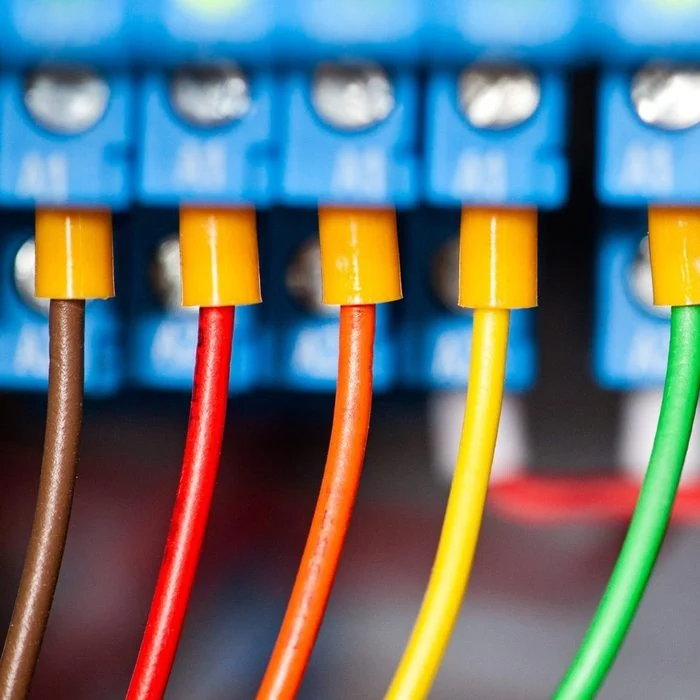
#> input picture mixed.jpg, 700 x 700 px, found by its file name
$ python test4.py
#> lines starting #> are read from the running program, lines starting #| are printed output that depends on the picture; after the words box and inside, x2 and y2 are one past the last pixel; in counts of white or black regions, pixels touching at a corner belong together
import cv2
import numpy as np

# Load the image
image_path = r"C:\Users\shiva\Downloads\measure_object_size\mixed.jpg"
image = cv2.imread(image_path)
#> image is the input picture: shape (700, 700, 3); mean B, G, R 116.1, 114.1, 103.9

# Resize the image (optional)
image = cv2.resize(image, (800, 600))
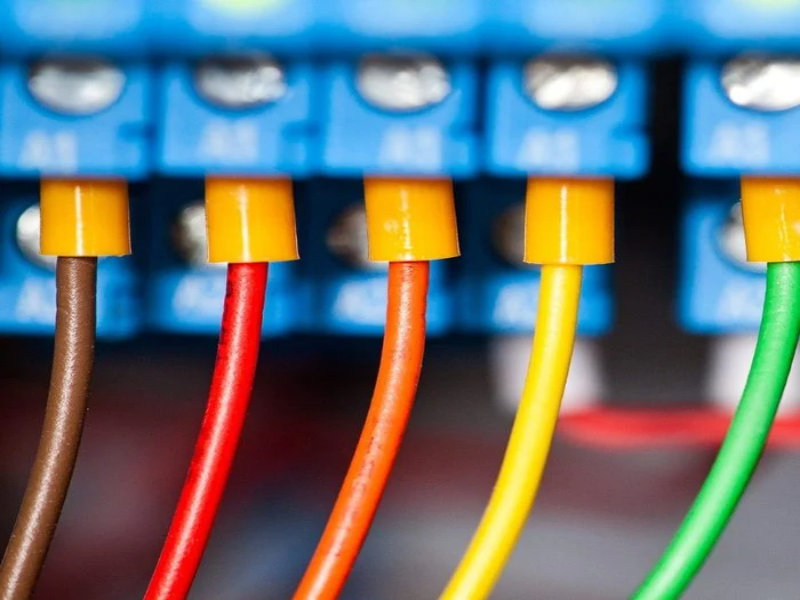
#> image: shape (600, 800, 3); mean B, G, R 116, 114, 103.9

# Convert the image to HSV to apply a color filter
hsv = cv2.cvtColor(image, cv2.COLOR_BGR2HSV)
#> hsv: shape (600, 800, 3); mean H, S, V 97, 149.3, 159.6

# Define the color range for the wire (adjust based on the wire's color)
lower_color = np.array([0, 0, 0])     # Lower bound of the wire color in HSV
upper_color = np.array([180, 255, 50]) # Upper bound of the wire color in HSV

# Create a mask to filter out the wire
mask = cv2.inRange(hsv, lower_color, upper_color)
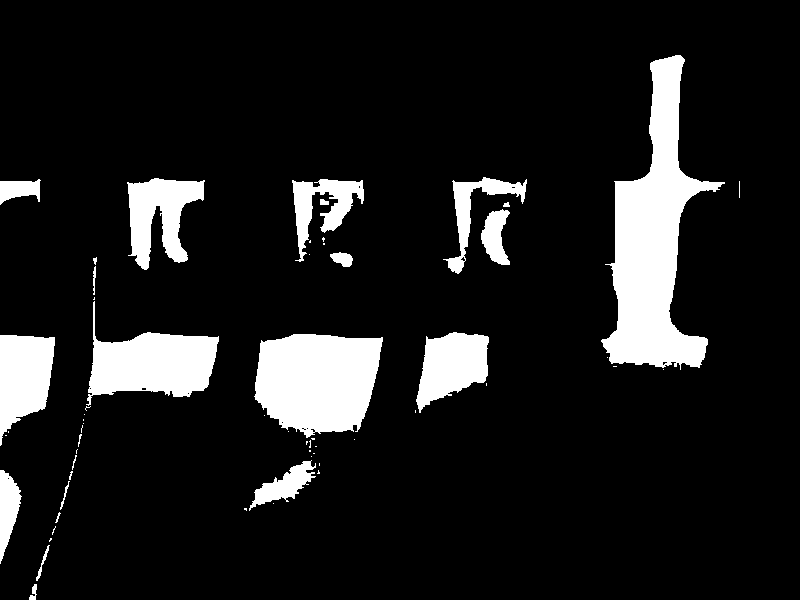
#> mask: shape (600, 800); 11.5% white; 59 white regions (36 under 20 px), largest, box (x1, y1, x2, y2) and area: (601, 55, 725, 370) 16622, (254, 334, 383, 438) 10461, (86, 301, 219, 406) 6879

# Apply some morphological operations to clean up the mask
kernel = np.ones((5, 5), np.uint8)
mask = cv2.morphologyEx(mask, cv2.MORPH_CLOSE, kernel)
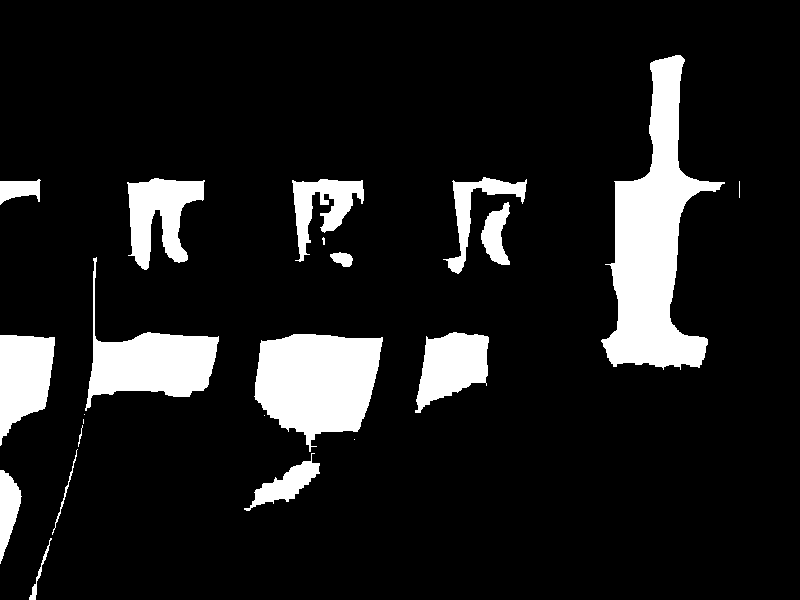
#> mask: shape (600, 800); 11.7% white; 22 white regions (6 under 20 px), largest, box (x1, y1, x2, y2) and area: (601, 55, 725, 370) 16712, (254, 334, 383, 452) 10624, (85, 257, 219, 411) 7057
mask = cv2.morphologyEx(mask, cv2.MORPH_OPEN, kernel)
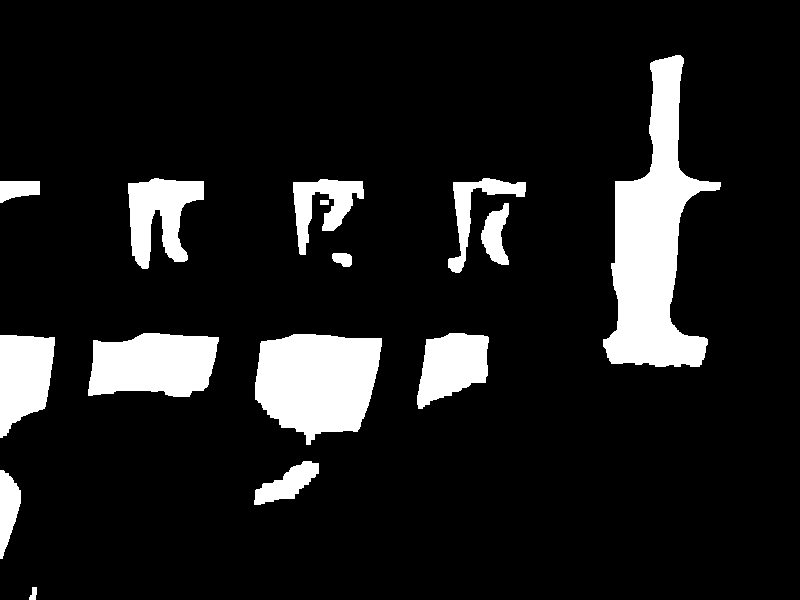
#> mask: shape (600, 800); 11.5% white; 15 white regions

# Find contours from the mask
contours, _ = cv2.findContours(mask, cv2.RETR_EXTERNAL, cv2.CHAIN_APPROX_SIMPLE)
#> contours = 15 contours; largest, box (x1, y1, x2, y2) and area: (603, 55, 721, 367) 16239, (255, 334, 382, 445) 10380, (88, 333, 219, 397) 6628, (0, 335, 55, 438) 4078, (128, 178, 204, 269) 3868

# Initialize a variable to store the wire bounding box
wire_bounding_box = None

# Iterate through each contour to find the wire
for contour in contours:
    # Get the bounding box for each contour
    x, y, w, h = cv2.boundingRect(contour)

    # Define a heuristic to identify the wire based on size and shape
    if w > 100 and h > 20:  # Adjust these values based on the expected size of the wire
        wire_bounding_box = (x, y, w, h)
        # Draw the detected wire
        cv2.rectangle(image, (x, y), (x + w, y + h), (255, 0, 0), 2)
#> this loop made 15 passes
#> (x, y, w, h) on passes 1, 2, 3, 4, 5, 6, 7, 8, 9, 11, 12, 13: (29, 587, 8, 13), (0, 470, 21, 89), (254, 461, 65, 44), (0, 335, 55, 103), (255, 334, 127, 111), (417, 333, 72, 76), (88, 333, 131, 64), (332, 253, 20, 14), (481, 203, 28, 62), (0, 181, 40, 22), (293, 179, 71, 76), (448, 178, 78, 95)
#> (contour, x, y, w, h) on pass 10: ([[320, 200], [320, 204], [328, 204], [328, 200]], 320, 200, 9, 5)
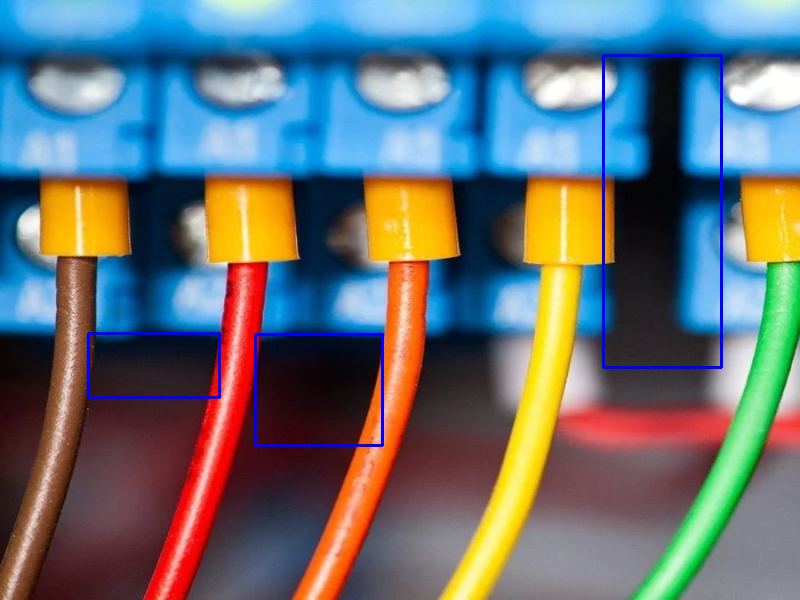
#> image: shape (600, 800, 3); 1.08% of pixels changed, all inside (x1, y1, x2, y2) = (87, 54, 723, 447)

# If the wire is found, check for interruptions (i.e., clips)
if wire_bounding_box:
    wire_x, wire_y, wire_w, wire_h = wire_bounding_box
#> wire_x = 603; wire_y = 55; wire_w = 118; wire_h = 312

    # Finding endpoints of the wire (assuming it's horizontal)
    wire_start_point = (wire_x, wire_y + wire_h // 2)
#> wire_start_point = (603, 211)
    wire_end_point = (wire_x + wire_w, wire_y + wire_h // 2)
#> wire_end_point = (721, 211)

    # Define colors for plastic or metal for detection (adjust as needed)
    # Assuming plastic might be in a different color range
    lower_plastic_color = np.array([0, 50, 50])   # Example range for plastic color
    upper_plastic_color = np.array([10, 255, 255]) # Adjust based on the plastic color

    lower_metal_color = np.array([100, 50, 50])   # Example range for metal color
    upper_metal_color = np.array([130, 255, 255]) # Adjust based on the metal color

    # Function to check if an endpoint is covered
    def check_endpoint_coverage(point):
#> called with point = (603, 211)
        x, y = point
#> x = 603; y = 211
        patch_radius = 10  # Size of the region to analyze
        x_start, y_start = max(x - patch_radius, 0), max(y - patch_radius, 0)
#> x_start = 593; y_start = 201
        x_end, y_end = min(x + patch_radius, image.shape[1]), min(y + patch_radius, image.shape[0])
#> x_end = 613; y_end = 221

        # Extract the patch around the endpoint
        patch = hsv[y_start:y_end, x_start:x_end]
#> patch: shape (20, 20, 3); mean H, S, V 17.9, 249.2, 228.8

        # Check if the patch color falls within the plastic or metal color ranges
        plastic_mask = cv2.inRange(patch, lower_plastic_color, upper_plastic_color)
#> plastic_mask: shape (20, 20); every value is 0
        metal_mask = cv2.inRange(patch, lower_metal_color, upper_metal_color)

        if np.any(plastic_mask):
            return "Plastic"
        elif np.any(metal_mask):
            return "Metal"
        else:
            return "Unknown"

    # Check both endpoints
    start_coverage = check_endpoint_coverage(wire_start_point)
#> start_coverage = 'Unknown'
    end_coverage = check_endpoint_coverage(wire_end_point)
#> in check_endpoint_coverage (call 2), `patch = hsv[y_start:y_end, x_start:x_end]`: patch: shape (20, 20, 3); mean H, S, V 102, 236.8, 144.1
#> in check_endpoint_coverage (call 2), `metal_mask = cv2.inRange(patch, lower_metal_color, upper_metal_color)`: metal_mask: shape (20, 20); every value is 255
#> end_coverage = 'Metal'

    # Draw the result on the image
    if start_coverage != "Unknown":
        cv2.putText(image, f"Start Covered: {start_coverage}", (wire_x, wire_y - 10), cv2.FONT_HERSHEY_SIMPLEX, 0.5, (0, 255, 255), 1)

    if end_coverage != "Unknown":
        cv2.putText(image, f"End Covered: {end_coverage}", (wire_x + wire_w - 100, wire_y - 10), cv2.FONT_HERSHEY_SIMPLEX, 0.5, (0, 255, 255), 1)
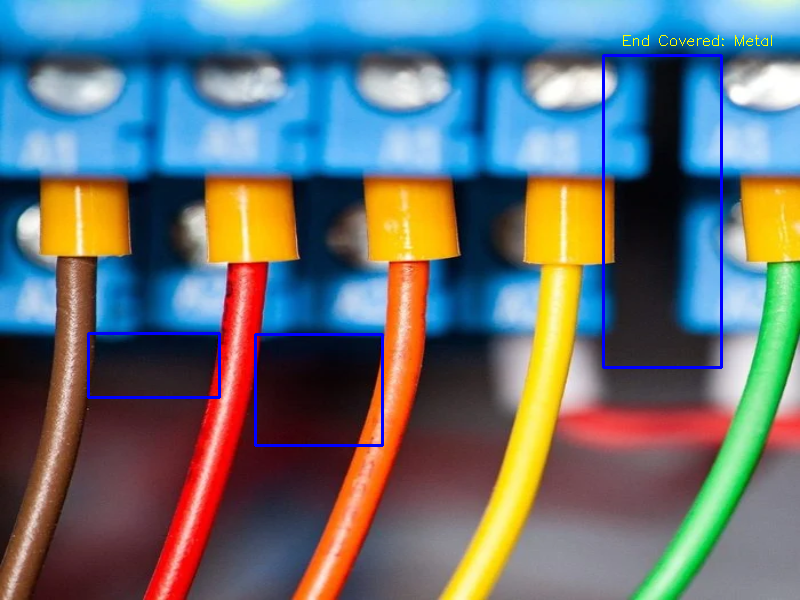
#> image: shape (600, 800, 3); 0.07% of pixels changed, all inside (x1, y1, x2, y2) = (623, 35, 772, 46)

    # Check for clips that overlap the wire
    for contour in contours:
        # Get the bounding box for each contour
        x, y, w, h = cv2.boundingRect(contour)

        # Define a heuristic to filter out clips based on size
        if 20 < w < 100 and 20 < h < 100:  # Adjust these values based on the size of clips
            # Draw a rectangle around the detected clip
            cv2.rectangle(image, (x, y), (x + w, y + h), (0, 255, 0), 2)

            # Check if the clip overlaps with the wire's bounding box
            if (x > wire_x and x < wire_x + wire_w) or (y > wire_y and y < wire_y + wire_h):
                cv2.putText(image, "Wire is clipped", (50, 50), cv2.FONT_HERSHEY_SIMPLEX, 1, (0, 0, 255), 2)
                break
#> this loop made 6 passes
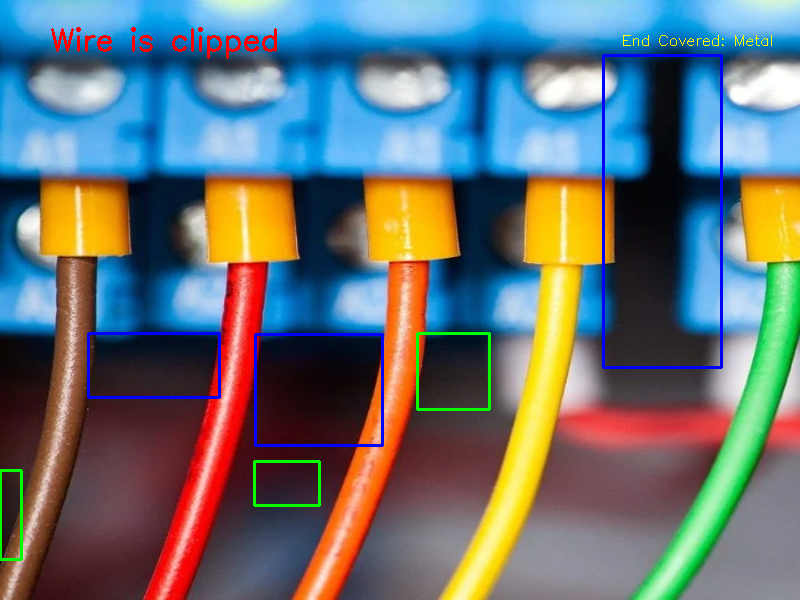
#> image: shape (600, 800, 3); 0.77% of pixels changed, all inside (x1, y1, x2, y2) = (0, 27, 491, 561)
else:
    cv2.putText(image, "Wire not clipped", (50, 50), cv2.FONT_HERSHEY_SIMPLEX, 1, (0, 0, 255), 2)

# Show the result
cv2.imshow("Wire and Clips Detected", image)

# Wait for a key press and close the windows
cv2.waitKey(0)
cv2.destroyAllWindows()

$ run again, with 5.jpg copied over mixed.jpg
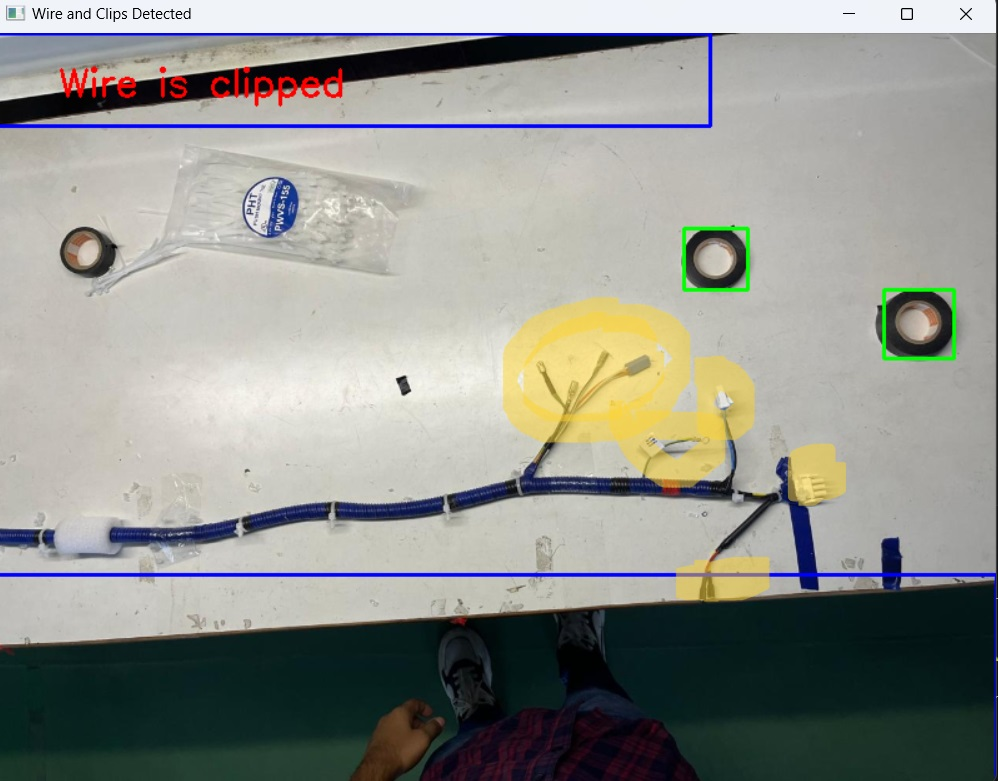
#> input picture 5.jpg, 998 x 781 px, found by its file name
#> image is the input picture: shape (781, 998, 3); mean B, G, R 141.5, 147.4, 145.8
#> hsv: shape (600, 800, 3); mean H, S, V 49.7, 61, 154.5
#> `mask = cv2.morphologyEx(mask, cv2.MORPH_OPEN, kernel)`:
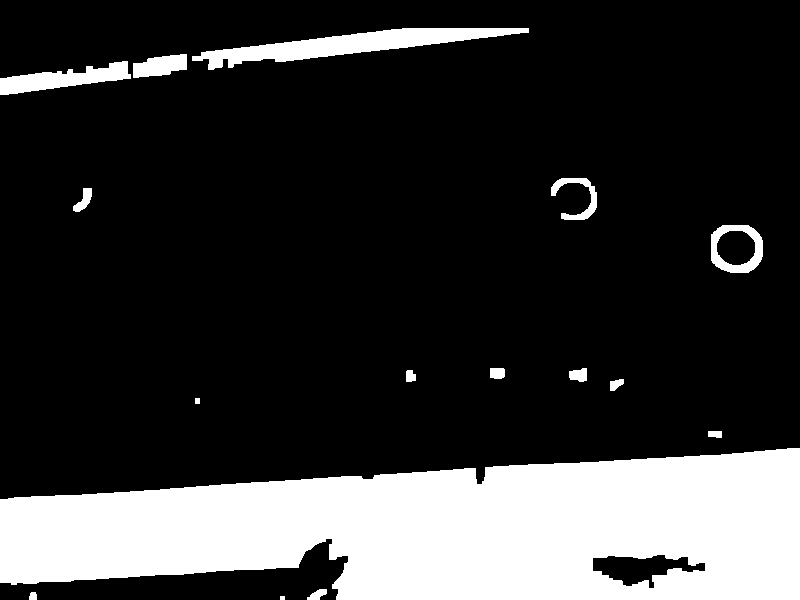
#> mask: shape (600, 800); 21% white; 16 white regions
#> contours = 16 contours, 1 with area under 20; largest, box (x1, y1, x2, y2) and area: (0, 448, 800, 600) 90826, (192, 28, 529, 70) 4806, (711, 225, 763, 273) 2094, (0, 61, 131, 95) 1936, (133, 54, 187, 78) 840
#> the loop `for contour in contours:` made 16 passes
#> (x, y, w, h) on passes 2, 3, 4, 5, 7, 8, 9, 10: (29, 592, 8, 8), (307, 589, 20, 11), (0, 448, 800, 152), (708, 431, 14, 7), (610, 379, 14, 12), (406, 370, 10, 12), (569, 368, 18, 14), (490, 368, 15, 11)
#> wire_x = 192; wire_y = 28; wire_w = 337; wire_h = 42
#> wire_start_point = (192, 49)
#> wire_end_point = (529, 49)
#> in check_endpoint_coverage, `x, y = point`: x = 192; y = 49
#> x_start = 182; y_start = 39
#> x_end = 202; y_end = 59
#> patch: shape (20, 20, 3); mean H, S, V 38.4, 90, 152.9
#> plastic_mask: shape (20, 20); 14.5% white; 2 white regions, box (x1, y1, x2, y2) and area: (12, 11, 19, 18) 29, (5, 13, 10, 20) 29
#> metal_mask: shape (20, 20); every value is 0
#> start_coverage = 'Plastic'
#> patch: shape (20, 20, 3); mean H, S, V 25.6, 8.7, 174.7
#> end_coverage = 'Unknown'
#> the loop `for contour in contours:` made 15 passes
#> after the loop `for contour in contours:`:
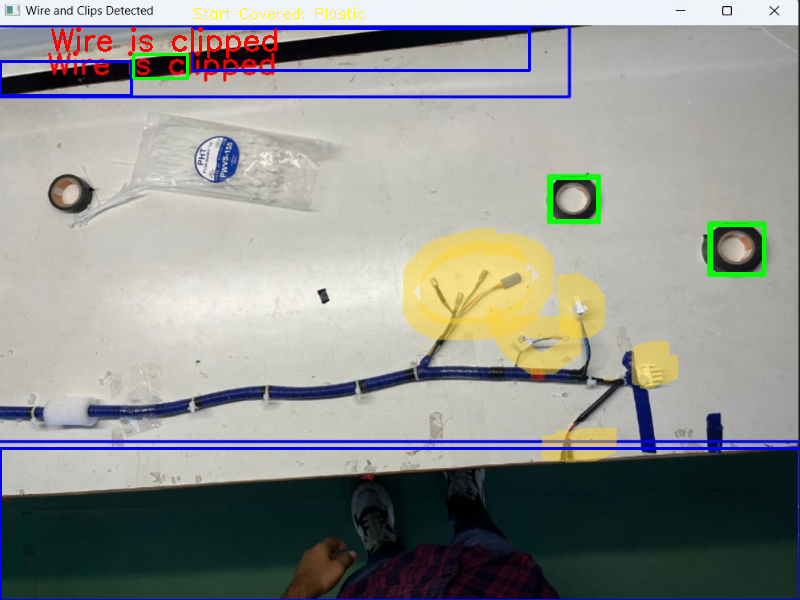
#> image: shape (600, 800, 3); mean B, G, R 142.2, 145.5, 143.9
